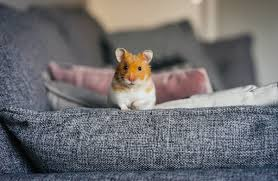
#> input picture src/hamster.jpeg, 278 x 181 px
$ python svd_compressor.py
#> lines starting #> are read from the running program, lines starting #| are printed output that depends on the picture; long printed decimals are rounded
import pickle

from PIL import Image
import numpy as np
from matplotlib import pyplot as plt

"Datasets like CIFAR-10 are too large to be stored as simple text files. Instead, the creators pickled the data into binary batches"


image = Image.open("hamster.jpeg")
#> image is the input picture: PIL image 278x181 RGB; mean R, G, B 110.8, 109.6, 112.1

print(image.format, image.size, image.mode)
#| JPEG (278, 181) RGB
pix = np.array(image)
print(pix.shape)
#| (181, 278, 3)
print(pix)
#> (printed output is left out)

red_matrix = pix[:, :, 0]
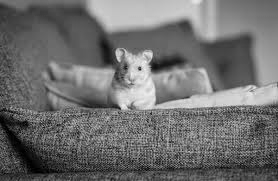
#> red_matrix: shape (181, 278); min 0, max 244, mean 110.8
green_matrix = pix[:, :, 1]
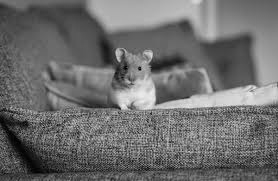
#> green_matrix: shape (181, 278); min 0, max 238, mean 109.6
blue_matrix = pix[:, :, 2]
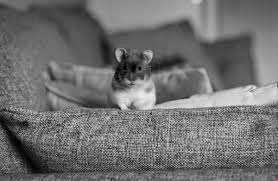
#> blue_matrix: shape (181, 278); min 0, max 237, mean 112.1

max_rank = min(image.height, image.width)
#> max_rank = 181
print(f"Max rank {max_rank}")
#| Max rank 181

def compress_matrix(matrix, k):
        U, s, Vt = np.linalg.svd(matrix, full_matrices=False)
        k = min(k, len(s))
        "rank k means only k eigenvectors"
        u_k = U[:, :k]
        vt_k = Vt[:k, :]
        "make it kxk instead od default 1xk"
        s_k = np.diag(s[:k])
        "Ak = sum of 1 to k ui*si*vit"
        A_compressed = np.dot(u_k, np.dot(s_k, vt_k))

        "finding relative error using formula we saw in the lecture6 = sum singular vlaues from k+1 to r OVER sum 1 to r where r is og rank"
        relative_error = (np.sum(s[k:]**2))/(np.sum(s**2))
        "reconstructing A_compressed matrix to a jpeg"
        #print(A_compressed)
        return A_compressed, relative_error

k_values = [max_rank, 5, 20, 30, 40, 60]
#> k_values = [181, 5, 20, 30, 40, 60]
"The variable s returned by NumPy is a 1D array of singular values"
for k in k_values:
    red_compressed, red_relative_error = compress_matrix(red_matrix,k)
    green_compressed, green_relative_error = compress_matrix(green_matrix,k)
    blue_compressed, blue_relative_error = compress_matrix(blue_matrix,k)
    print(f"For k={k} relative red error is:  {red_relative_error}")

    img_k = np.stack([red_compressed, green_compressed, blue_compressed], axis=2)
    " ensures valid colour pixels 0->255"
    img_k = np.clip(img_k, 0, 255).astype(np.uint8)
    plt.figure()
    plt.title(f"k = {k}")
    plt.imshow(img_k)
    plt.axis("off")
    plt.show()
#> this loop made 6 passes
#> (red_relative_error, green_relative_error, blue_relative_error) on passes 1 to 6: (0, 0, 0), (0.0318, 0.0321, 0.032), (0.0128, 0.0133, 0.013), (0.00877, 0.00916, 0.00892), (0.00607, 0.00634, 0.00614), (0.0027, 0.0028, 0.00271)
#| For k=181 relative red error is:  0.0
#| For k=5 relative red error is:  0.03182
#| For k=20 relative red error is:  0.01277
#| For k=30 relative red error is:  0.008768
#| For k=40 relative red error is:  0.006072
#| For k=60 relative red error is:  0.002697
#> pass 1, in compress_matrix, `U, s, Vt = np.linalg.svd(matrix, full_matrices=False)`:
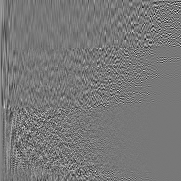
#> U: shape (181, 181) float64; min -0.449, max 0.502, mean 0.000517; drawn with min black and max white
#> pass 1, in compress_matrix, `U, s, Vt = np.linalg.svd(matrix, full_matrices=False)`:
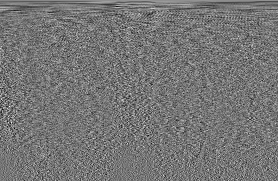
#> Vt: shape (181, 278) float64; min -0.287, max 0.334, mean 0.000176; drawn with min black and max white
#> pass 1, in compress_matrix, `s_k = np.diag(s[:k])`:
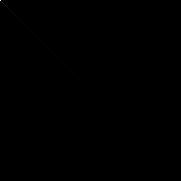
#> s_k: shape (181, 181) float64; min 0, max 25943.2, mean 2.4; drawn with min black and max white
#> pass 2, `plt.show()`:
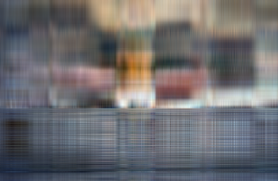
#> shown: shape (181, 278, 3); mean R, G, B 110.2, 109.1, 111.6
